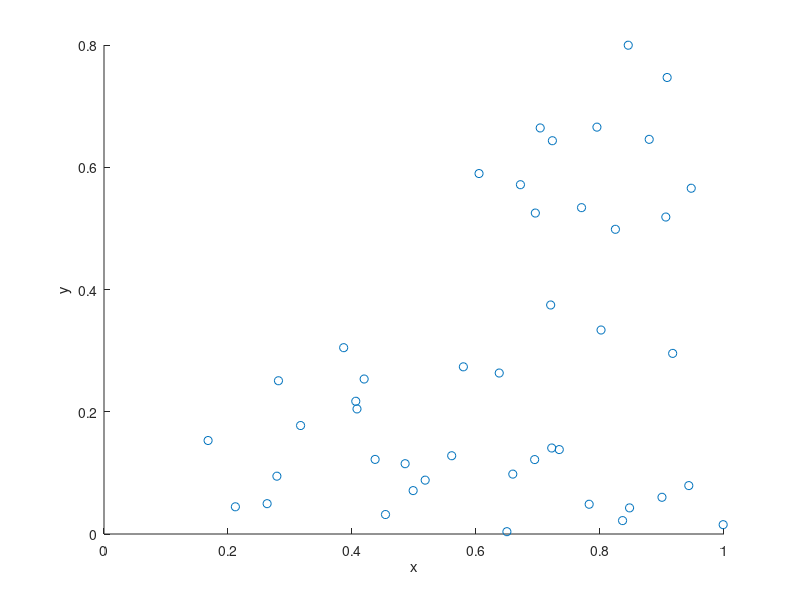

Write MATLAB code to recreate this figure.
%Simulate a Poisson point process on a triangle.
%Author: H. Paul Keeler, 2018.

%Simulation window parameters -- points A,B,C of a triangle
xA=0;xB=1;xC=1; %x values of three points
yA=0;yB=0;yC=1; %y values of three points

%Point process parameters
lambda=100; %intensity (ie mean density) of the Poisson process

%calculate sides of triangle
a=sqrt((xA-xB)^2+(yA-yB)^2); 
b=sqrt((xB-xC)^2+(yB-yC)^2); 
c=sqrt((xC-xA)^2+(yC-yA)^2); 
s=(a+b+c)/2; %calculate semi-perimeter

%Use Herron's formula -- or use polyarea
areaTotal=sqrt(s*(s-a)*(s-b)*(s-c)); %area of triangle

%Simulate Poisson point process
numbPoints=poissrnd(areaTotal*lambda);%Poisson number of points
U=(rand(numbPoints,1));%uniform random variables
V=(rand(numbPoints,1));%uniform random variables

%places points uniformly on triangle
xx=sqrt(U)*xA+sqrt(U).*(1-V)*xB+sqrt(U).*V*xC;%x coordinates of points
yy=sqrt(U)*yA+sqrt(U).*(1-V)*yB+sqrt(U).*V*yC;%y coordinates of points

%Plotting
scatter(xx,yy);
xlabel('x');ylabel('y');